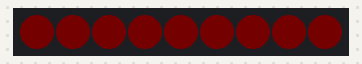
Simulated run of this program. Board: Raspberry Pi Pico running MicroPython. Parts: 9 RGB LEDs in strip order, left to right. Dim RGB values are drawn brighter than linear; library files of the repository ran but are not shown: neopixel.py.

Above: at 0.15 s.
At 39.58 s:
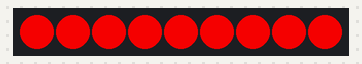

The program:

09_breathStripe.py
```python
import time
from machine import Pin
from neopixel import NeoPixel

strip = NeoPixel(Pin(16), 9)

delay = 1/120
while True:
    for i in range(1,255,1):# Fill
        strip.fill((i,0,0))
        strip.write()
        time.sleep(delay)

    for i in range(255,1,-1):# Fade
        strip.fill((i,0,0))
        strip.write()
        time.sleep(delay)
#若要顏色從綠變成紅應該怎麼改？
```
